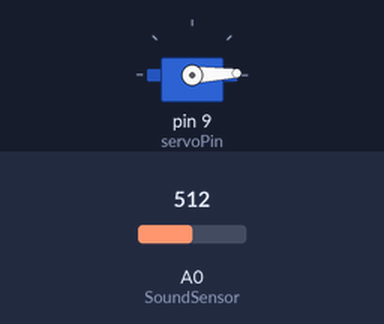
The sketch below on a simulated Arduino Uno, built with avr-gcc and run on an emulated ATmega328P. Parts: servo. The inputs (shaded band) are chosen by the test bench; at power-on: A0 (SoundSensor) = 512. What the sketch prints to the serial monitor is not drawn.

Above: at 0.55 s.
Timing chart, 0 to 5.5 s (numbered marks = the images above):
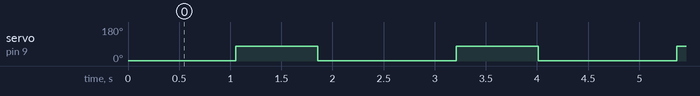

Measured:
- by itself, servo on pin 9 (servoPin): alternates 78° for 0.80 s and 2° for 1.4 s

The sketch:

wake_me_up_v2.ino
```cpp
    #include<Servo.h>
    Servo servo;
    /*서보 모터는 9번핀 사용*/
    int servoPin = 9;

    /*사운드 센서는 A0핀 사용*/
    int SoundSensor = A0;

    /*소리 감지 횟수*/
    int count = 0;

    /*임계값을 초과해 모터가 동작했는가?*/
    bool over = false;

    /*모터 동작 후 다시 동작시킴*/
    /*확실히 깨우기 위함*/
    int Min = 10;
    int OneMin = 420*Min;

    void setup() {
      /*시리얼 통신 속도 설정*/
      Serial.begin(9600);
      /*A0에서 입력을 받겠다*/
      pinMode(SoundSensor,INPUT);
      /*9번핀을 서보모터에 사용*/
      servo.attach(servoPin);
      servo_OFF();
    }

    void loop() {
      /*아날로그 센서값을 읽어들여 level에 저장*/
      int level = analogRead(SoundSensor);
      Serial.println(level);

      delay(50);
      /*소리 값이 8보다 크면 count+1 */
      if (level > 8){
        count++;
        Serial.print("#######: ");
        Serial.println(count);
      }
      /*count가 10 초과면 현재 알람이 울리고 있다고 가정, 모터 작동해서 방에 불을 킴*/
      if (count > 10){
        Serial.println("스누즈 기능 시험 시작");
        /*서보모터 작동*/
        servo_do();
        /*카운트는 다시 0으로 초기화*/
        count = 0;
        /*모터를 작동했기 때문에 over을 true로*/
        over = true;
      } else if (over == true && OneMin > 0){
        OneMin--;
        //Serial.println(OneMin);
      } else if (OneMin < 1){
        over = false;
        servo_do();
        OneMin = 420*Min;
        Serial.println("스누즈 기능 작동");
      }
    }


    void servo_do()
    {
        servo_ON();
        delay(300);
        servo_OFF();
        delay(300);
    }

    void servo_ON()
    {
      servo.attach(servoPin);
      servo.write(78);
      delay(500);
      servo.detach();
    }

    void servo_OFF()
    {
      servo.attach(servoPin);
      servo.write(2);
      delay(500);
      servo.detach();
    }
```
